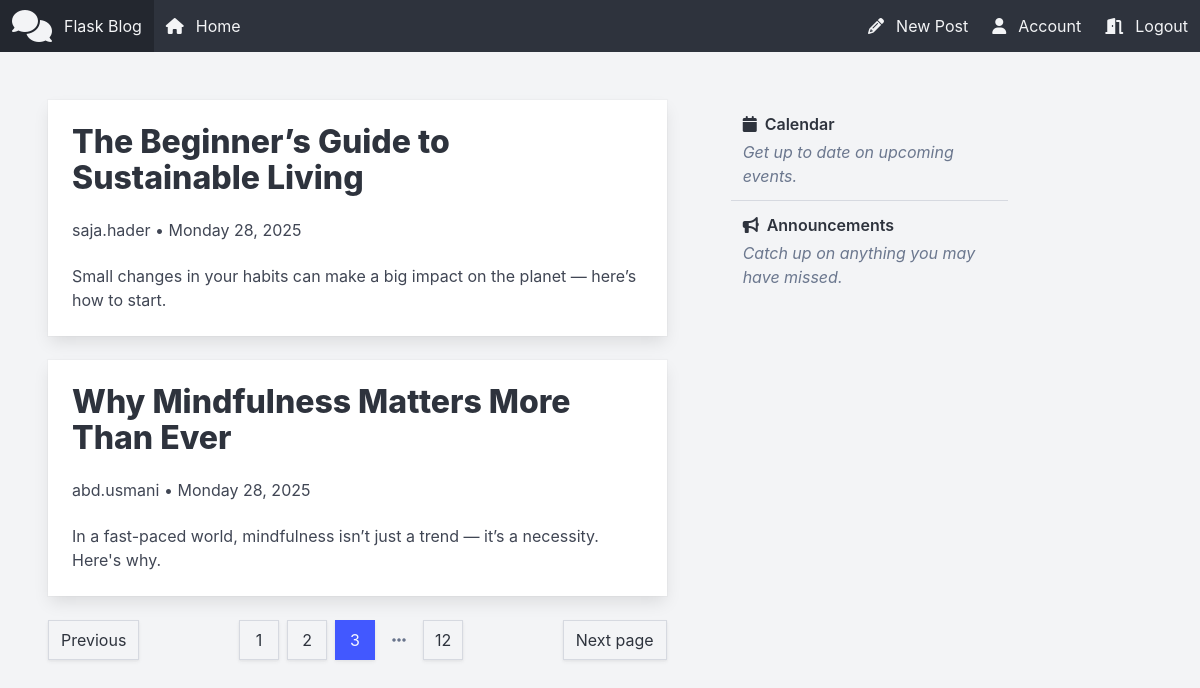
The page /?page=3&username= (signed in) on the database its author committed.
### app/utils/models/Post.py (models this page shows, shortened)
class Post(db.Model):
    __tablename__ = "posts"
    id = db.Column(db.Integer, primary_key=True)
    title = db.Column(db.String(100), nullable=False)
    date_posted = db.Column(db.DateTime, default=lambda: datetime.now(timezone.utc))
    content = db.Column(db.Text, nullable=False)
    user_id = db.Column(db.Integer, db.ForeignKey("users.id"), nullable=False)
    author = db.relationship("User", back_populates="posts")

### app/utils/models/User.py (models this page shows, shortened)
class User(db.Model, UserMixin):
    __tablename__ = "users"
    id = db.Column(db.Integer, primary_key=True)
    username = db.Column(db.String(20), unique=True, nullable=False)
    email = db.Column(db.String(120), unique=True, nullable=False)
    password = db.Column(db.String(60), nullable=False)
    posts = db.relationship("Post", back_populates="author", lazy="select")

### app/routes/default/web_routes.py (the view)
@bp_default_web.route("/home")
@bp_default_web.route("/")
@login_required
def home():
    page = request.args.get("page", default=1, type=int)
    posts = Post.query.order_by(Post.date_posted.desc()).paginate(per_page=2, page=page)
    return render_template("home.html", posts=posts)

### app/utils/models/User.py (called while the page is built)
@login_manager.user_loader
def load_user(id):
    return User.query.filter_by(id=id).one()

### app/templates/default/home.html
{% extends 'layout/base.html' %}
{% set endpoint = "default_web.home" %}
{% block content %}
    {% for post in posts.items %}
        {% include './components/_post.html' %}
    {% endfor %}
    {% include './components/_pagination.html' %}
{% endblock content %}

### app/templates/components/_post.html (shortened to what this page needs)
<div class="card is-radiusless">
    <div class="card-content">
        <p class="title is-spaced">
            <a href='{{ url_for("post_web.post_page", post_id=post.id) }}'
               class="has-text-inherit">
                {{ post.title }}
            </a>
        </p>
        <p class="subtitle is-6">
            <a href='{{ url_for("user_web.user_posts", username=post.author.username) }}'
               class="has-text-inherit">
                {{ post.author.username }}
            </a>
            • {{ post.date_posted.strftime("%A %d, %Y") }}
        </p>
        <p class="block has-text-inherit">
            {{ post.content }}
        </p>
    </div>
</div>

### rows shown on the page
Post: title "The Beginner’s Guide to Sustainable Living", author.username "saja.hader", date_posted "Monday 28, 2025", content "Small changes in your habits can make a big impact on the planet — here’s how to start."
Post: title "Why Mindfulness Matters More Than Ever", author.username "abd.usmani", date_posted "Monday 28, 2025", content "In a fast-paced world, mindfulness isn’t just a trend — it’s a necessity. Here's why."

### other values the page prints
{{ page_num }} "1" "2" "12"
{{ page_num }} "3"
